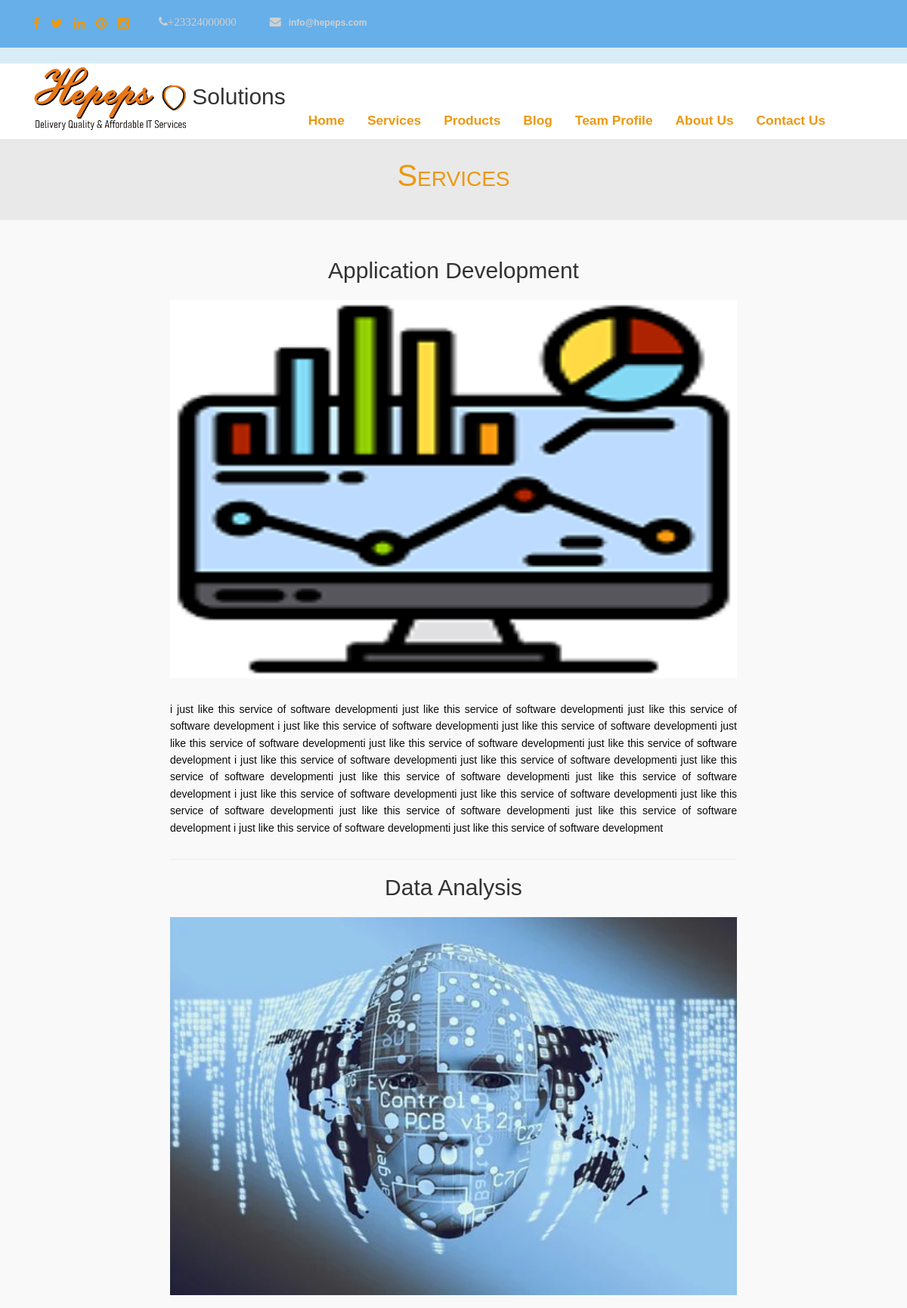
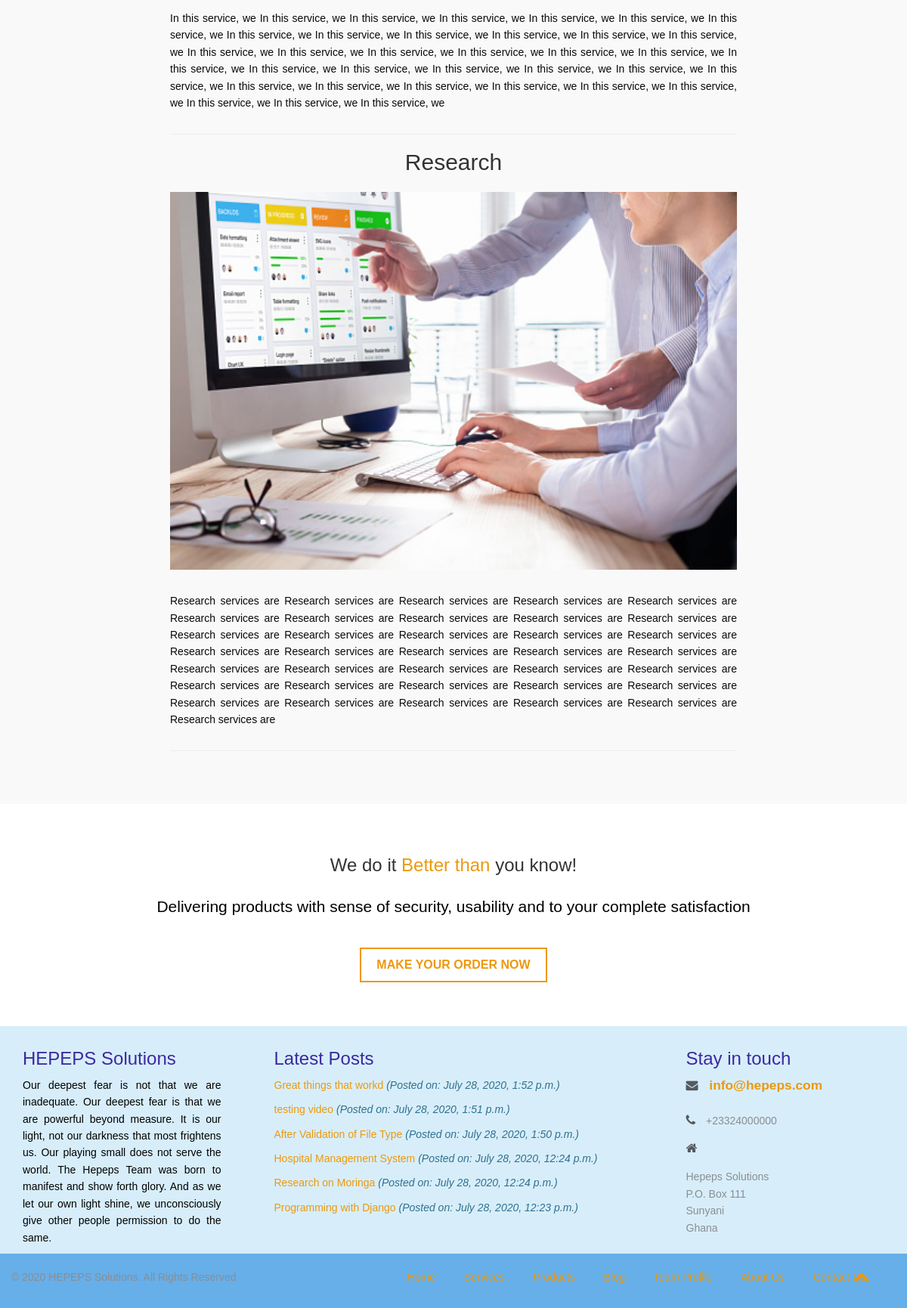
The app's page /service/ with its own data (2 pictures, top to bottom).
### contact/models.py (models this page shows)
class Contact(models.Model):
    office_phone = models.CharField(max_length=15)
    mobile_phone = models.CharField(validators=[phone_regex], max_length=15)
    email = models.EmailField(max_length=100)
    website = models.CharField(max_length=100)
    postal = models.TextField()
    photo_url = models.FileField(upload_to='contact', blank=True, null=True)
    publish = models.BooleanField(default=True)
    created_on = models.DateField(auto_now_add=True)
    modified_on = models.DateField(auto_now=True)

### service/models.py (models this page shows)
class Service(models.Model):
    service_name = models.CharField(max_length=200)
    service_desc = models.TextField()
    service_img = models.FileField(upload_to='pics')
    status = models.BooleanField()
    class Meta: verbose_name_plural = 'Services'

### blog/models.py (models this page shows, shortened)
class Blog(models.Model):
    blog_category = models.ForeignKey(BlogCategory, max_length=100, on_delete=models.CASCADE)
    title = models.CharField(max_length=200)
    description = models.TextField(max_length=5000)
    blog_img = models.FileField(upload_to='blog')
    img_title = models.CharField(max_length=200)
    post_date = models.DateTimeField(auto_now_add=True)
    post_by = models.ForeignKey(Team, default=1, verbose_name="Post By", on_delete=models.SET_DEFAULT)
    publish = models.BooleanField(default=True)
    class Meta:
        verbose_name_plural = 'Blog'
    def __str__(self):
        return self.title

### service/views.py (the view)
# urls.py: path('', views.index, name='index'),
def index(request):
    service = Service.objects.all()
    return render(request, 'service/index.html', {'service': service})

### home/context_processor.py (called while the page is built)
def basic_info(request):
    blog_links = Blog.objects.filter(publish=True).order_by('-id')[:15]
    blog_category_links = BlogCategory.objects.filter(publish=True).order_by('-id')[:10]
    current_year = datetime.datetime.now().year
    if current_year != 2020:
        copy_right_year = '2020-' + str(current_year)
    else:
        copy_right_year = str(current_year)
    footer_blog = Blog.objects.filter(publish=True).order_by('-id')[:9]
    contact_info = Contact.objects.all().first()
    content = {
        'blog_category_links': blog_category_links,
        'blog_links': blog_links,
        'copy_right_year': copy_right_year,
        'contact_info': contact_info,
        'footer_blog': footer_blog,
    }
    return content

### service/templates/service/index.html (shortened to what this page needs)
{% extends 'base.html' %}
{% block content %}
  <div class="jumbotron jumbotron-bg">
    <h2>Services</h2>
  </div>
  <div class="our-services">
    <div class="container">
      <div class="row">
        <div class="col-md-offset-2 col-md-8 col-md-12">
          {% for serv in service %}
          <div class="wow bounceIn" data-wow-offset="0" data-wow-delay="0.4s">
            <div class="services">
              <span class="h2">{{serv.service_name}}</span>
              <br><br>
              <div class="icons">
                <img class="img-page-size" src="{{serv.service_img.url}}" alt="" />
              </div>
              <p>
                {{serv.service_desc}}
              </p>
            </div>
          </div>
          <hr>
           {% endfor %}
        </div>
      </div>
    </div>
  </div>
  {% endblock content %}

### templates/header.html (shortened to what this page needs)
<div class="fixed-top">
    <header class="bg-info">
        <nav div class="navbar navbar-default navbar-static-top info-nav" role="navigation">
          <div class="container">
            <ul class="social-network">
              <li><a href="https://www.facebook.com" data-placement="top" title="Facebook"><i class="fa fa-facebook fa-1x"></i></a></li>
              <li><a href="https://www.twitter.com" data-placement="top" title="Twitter"><i class="fa fa-twitter fa-1x"></i></a></li>
              <li><a href="https://www.linkedin.com" data-placement="top" title="Linkedin"><i class="fa fa-linkedin fa-1x"></i></a></li>
              <li><a href="https://www.pinterest.com" data-placement="top" title="Pinterest"><i class="fa fa-pinterest fa-1x"></i></a></li>
              <li><a href="https://www.instagram.com" data-placement="top" title="Instagram"><i class="fa fa-instagram fa-1x"></i></a></li>
            </ul>
            <ul class="info">
              <li>
                <p><i class="fa fa-phone">{{ contact_info.office_phone }}</p></i>
              </li>
              <li><a href="#">
                  <p><i class="fa fa-envelope"></i>{{ contact_info.email }}</p></a></li>
            </ul>
          </div>
        </nav>
        <nav class="navbar navbar-default navbar-static-top" role="navigation">
          <div class="navigation">
            <div class="container">
              <div class="navbar-header">
                <div class="navbar-brand logo-img">
                    {% load static %}
                  <a  href="{% url 'home:index' %}">
                      <h1>
                          <img src="{% static 'img/logo.png' %}" alt=""> Solutions
                      </h1>
                  </a>
                </div>
              </div>
              <div class="navbar-collapse collapse">
                <ul class="nav navbar-nav main-menu">
                    <li role="presentation"><a href="{% url 'home:index' %}">Home</a></li>
                    <li role="presentation"><a href="{% url 'service:index' %}">Services</a></li>
                    <li role="presentation"><a href="{% url 'product:index' %}">Products</a></li>
                    <li role="presentation"><a href="{% url 'blog:index' 0 %}">Blog</a></li>
                    <li role="presentation"><a href="{% url 'staff_profile:index' %}">Team Profile</a></li>
                    <li role="presentation"><a href="{% url 'about:index' %}">About Us</a></li>
                    <li role="presentation"><a href="{% url 'contact:index' %}">Contact Us</a></li>
                </ul>
              </div>
            </div>
          </div>
        </nav>
    </header>
</div>

### templates/footer.html (shortened to what this page needs)
<footer>
    <div class="inner-footer">
      <div class="container">
        <div class="row">
          <div class="col-md-3 f-about">
            <a href="{% url 'home:index' %}">
              <h3 class="widgetheading">HEPEPS Solutions</h3>
            </a>
            <p>Our deepest fear is not that we are inadequate.
              Our deepest fear is that we are powerful beyond measure.
              It is our light, not our darkness that most frightens us.
              Our playing small does not serve the world. The Hepeps
              Team was born to manifest and show forth glory.
              And as we let our own light shine, we unconsciously
              give other people permission to do the same.
            </p>
          </div>
          <div class="col-md-6 l-posts">
              {% if footer_blog %}
                <h3 class="widgetheading">Latest Posts</h3>
                <ul>
                    {% for item in footer_blog %}
                          <li>
                              <a href="{% url 'blog:index' item.id %}">{{ item }}
                                  <i class="text-info">(Posted on: {{ item.post_date }})</i>
                              </a>
                          </li>
                    {% endfor %}
                </ul>
              {% endif %}
          </div>
          <div class="col-md-3 f-contact">
            <h3 class="widgetheading">Stay in touch</h3>
            <a href="{% url 'contact:index' %}">
             <i class="fa fa-envelope"></i> {{ contact_info.email }}<br><br>
            </a>
            <p><i class="fa fa-phone"></i> {{ contact_info.office_phone }}</p>
            <p><i class="fa fa-home"></i> {{ contact_info.postal|linebreaks }}</p>
          </div>
        </div>
      </div>
    </div>
    <div class="last-div">
      <div class="container">
        <div class="row">
          <div class="copyright">
            &copy; {{ copy_right_year }} HEPEPS Solutions. All Rights Reserved
          </div>
          <nav class="foot-nav">
            <ul>
              <li><a href="{% url 'home:index' %}">Home</a></li>
              <li><a href="{% url 'service:index' %}">Services</a></li>
              <li><a href="{% url 'product:index' %}">Products</a></li>
              <li><a href="{% url 'blog:index' 0 %}">Blog</a></li>
              <li><a href="{% url 'staff_profile:index' %}">Team Profile</a></li>
              <li><a href="{% url 'about:index' %}">About Us</a></li>
              <li><a href="{% url 'contact:index' %}">Contact Us</a></li>
            </ul>
          </nav>
        </div>
      </div>
      <a href="" class="scrollup"><i class="fa fa-chevron-up"></i></a>
    </div>
  </footer>

### static/css/style.css (style rules this page uses)
body { font-family:Helvetica, Arial, 'Times New Roman', sans-serif; font-size:14px; font-weight:300; line-height:1.6em; color:#333; background-color:#fff; }
hi,h2,h3,h4,h5,h6 { color:#333; line-height:1.1em; }
p { color:#000000; text-align: justify; }
a { text-decoration:none; transition: all 0.1s ease-in-out; -moz-transition: all 0.1s ease-in-out; -webkit-transition: all 0.1s ease-in-out; -o-transition: all 0.1s ease-in-out; outline: none; font-size: 13pt; font-weight: bold; color:#ed980e !important; }
a:link { color: #ed980e !important; font-size: 13pt; font-weight: bold; }
ul.social-network { font-size: 16px; list-style:none; margin-top:10px; padding:10px; transition: all 0.3s ease-in-out; -moz-transition: all 0.3s ease-in-out; -webkit-transition: all 0.3s ease-in-out; -o-transition: all 0.3s ease-in-out; }
ul.social-network li { display:inline; margin: 0 5px; }
ul.social-network li a { color:#d0d0d0; }
.info { float: left; margin-top: -45px; margin-left: 110px; }
.info li { display: inline-block; margin-left: 30px; }
.info i { color: #d0d0d0; font-size: 15px; margin-right: 10px; }
.info a { color: #d0d0d0; font-size: 12px; }
.info p { color: #d0d0d0; font-size: 12px; margin: 0; }
.navigation { background-color:#fff; padding:0; }
.navbar-brand h1 { margin-top:-10px; float: left; font-size: 30px; color:#333; }
.jumbotron { text-align:center; margin-bottom:-5px; background-color:#fff; }
.jumbotron h2 { margin-top:-68px; margin-bottom:-60px; color:#ed980e; background-color:#e9e9e9; padding: 30px 0px 40px 0px; font-size:40px; font-variant-caps: petite-caps; }
.our-services { padding-top:50px; padding-bottom:50px; background-color:#f9f9f9; }
.services { text-align:center; }
.services p { margin-bottom:30px; margin-top:30px; color:#090909; }
footer { background: #d7eefa; }
.inner-footer { padding: 10px 0px 0px 0px }
.inner-footer ul li,a { list-style:none; }
.widgetheading { font-size: 24px; color: #3d299e; font-weight: 100; }
.f-about p { font-size: 14px; color: #000000; }
.l-posts h3 { margin-left:40px; }
.l-posts li a { font-size: 14px; font-weight: 300; border-bottom: 0px solid #2c2d2e; padding-bottom: 10px; margin-bottom: 0px; display: block; }
.f-contact p { font-size: 14px; color: #8a8d94; margin: 0; font-weight: 300; margin-bottom: 15px; }
.f-contact i { color: #56595f; font-size: 16px; margin-right: 10px; }
.last-div { background: #66afe9; padding: 20px 0; position: relative; }
.copyright { font-size: 14px; color: #8a8d94; margin: 0; font-weight: 300; float: left; }
.foot-nav { float: right; margin-right:20px; }
.foot-nav li { display: inline; margin-right:20px; }
.foot-nav li:after { content: ""; padding-left: 7px; margin-right: 7px; }
.foot-nav li:last-child:after { display: none; }
.foot-nav a { font-size: 14px; color: #8a8d94; margin: 0; font-weight: 300; }
a.scrollup { color:#fff; height:40px; width:40px; font-size:22px; line-height:40px; text-align:center; text-decoration:none; position:fixed; bottom:20px; right:40px; opacity:0,5; border-radius:50%; z-index:999; }
.info-nav { background: #66afe9; }
.img-page-size { width: 100%; height: 500px; }
.fixed-top { position: fixed; top: 0; right: 0; left: 0; z-index: 100; }
.logo-img { position: relative; height: 50px; padding-bottom: 60px !important; z-index: 101; }
.main-menu { margin-top: 50px; }

### records on screen
Contact: office_phone "+23324000000", email "info@hepeps.com", postal "Hepeps Solutions P.O. Box 111 Sunyani Ghana"
Service: service_name "Application Development", service_img (picture), service_desc "i just like this service of software developmenti just like this service of software developmenti just like this service of software development i just like this service of software developmenti just like this service of software developmenti just like this service of software developmenti just like this service of software developmenti just like this service of software development i just like this service of software developmenti just like this service of software developmenti just like this service of software developmenti just like this service of software developmenti just like this service of software development i just like this service of software developmenti just like this service…"
Service: service_name "Data Analysis", service_img (picture), service_desc "In this service, we In this service, we In this service, we In this service, we In this service, we In this service, we In this service, we In this service, we In this service, we In this service, we In this service, we In this service, we In this service, we In this service, we In this service, we In this service, we In this service, we In this service, we In this service, we In this service, we In this service, we In this service, we In this service, we In this service, we In this service, we In this service, we In this service, we In this service, we In this service, we In this service, we In this service, we In this service, we In this service, we In this service, we In this service, we"
Service: service_name "Research", service_img (picture), service_desc "Research services are Research services are Research services are Research services are Research services are Research services are Research services are Research services are Research services are Research services are Research services are Research services are Research services are Research services are Research services are Research services are Research services are Research services are Research services are Research services are Research services are Research services are Research services are Research services are Research services are Research services are Research services are Research services are Research services are Research services are Research services are Research services…"
Blog: title "Great things that workd", post_date "July 28, 2020, 1:52 p.m."
Blog: title "testing video", post_date "July 28, 2020, 1:51 p.m."
Blog: title "After Validation of File Type", post_date "July 28, 2020, 1:50 p.m."
Blog: title "Hospital Management System", post_date "July 28, 2020, 12:24 p.m."
Blog: title "Research on Moringa", post_date "July 28, 2020, 12:24 p.m."
Blog: title "Programming with Django", post_date "July 28, 2020, 12:23 p.m."
